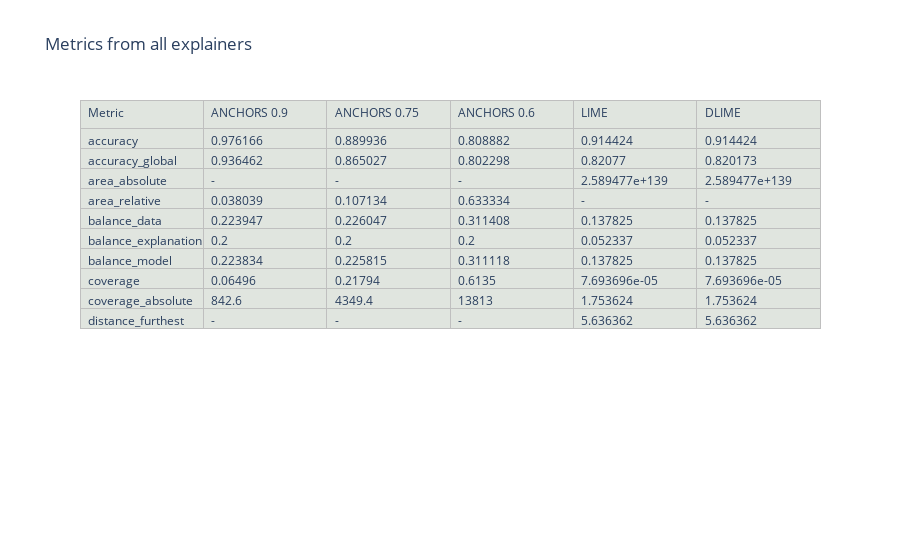
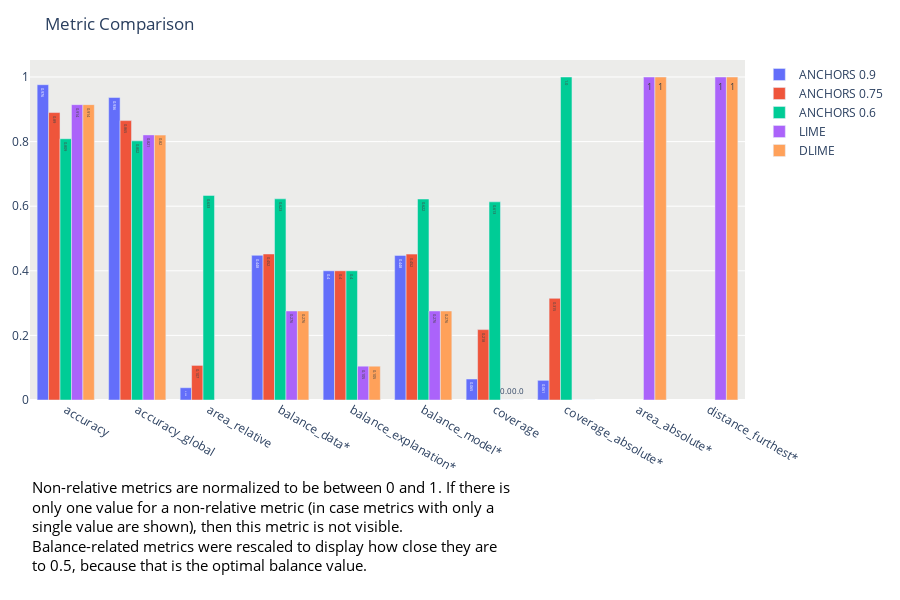
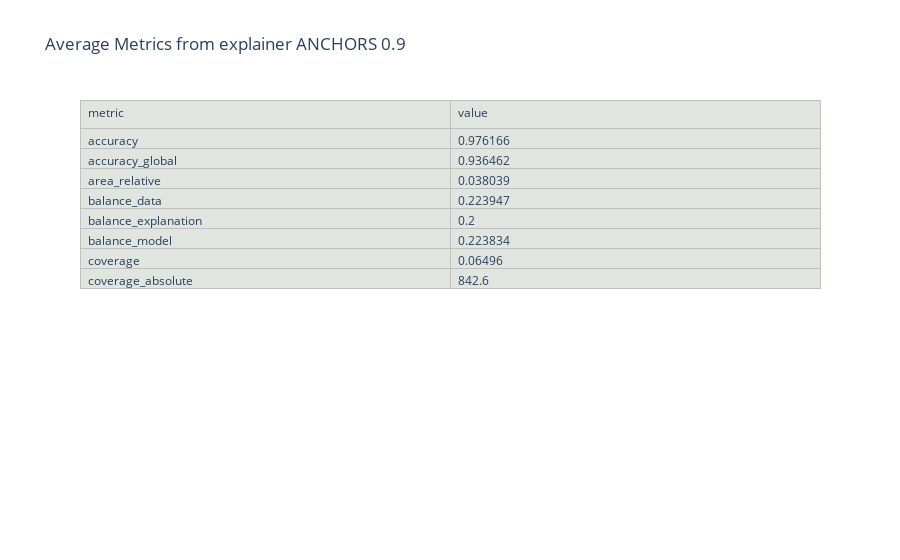
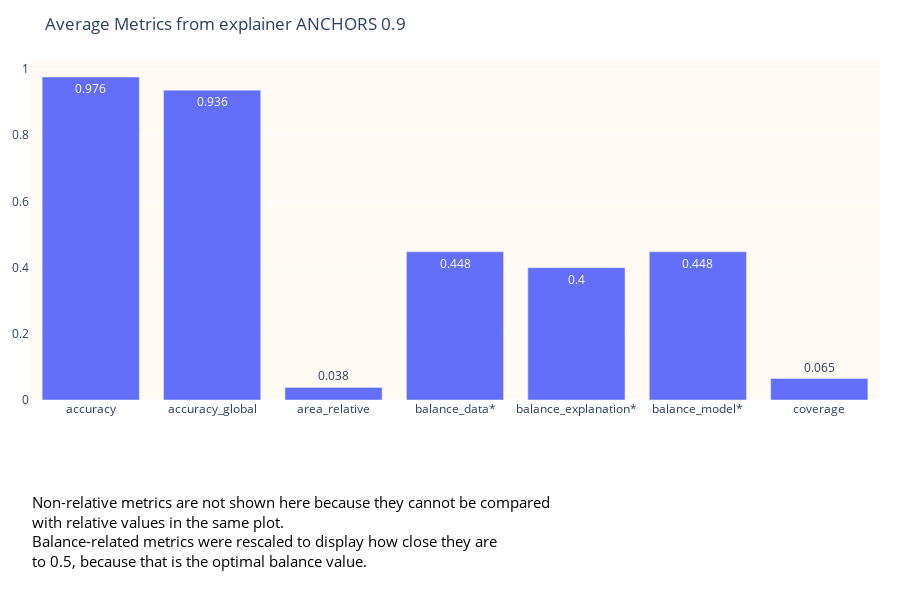

The code cell stored with these charts, in order, in its notebook:
### Markdown cell above
Visualize metrics as tables or bar charts.

### Code cell
print_metrics(metric_data, plot='table', show_metric_with_one_value=True)
print_metrics(metric_data, plot='bar', show_metric_with_one_value=False)
print_metrics(metric_data, explainer='ANCHORS 0.9')
print_metrics(metric_data, plot="bar", explainer='ANCHORS 0.9')

### Figure 1 — Plotly figure (JSON) as saved in the notebook; plotly's stock layout.template omitted (floating-point values rounded to 4 significant figures)
{"data": [{"cells": {"align": "left", "fill": {"color": "#e0e5df"}, "line": {"color": "#bfbfbf"}, "values": [["accuracy", "accuracy_global", "area_absolute", "area_relative", "balance_data", "balance_explanation", "balance_model", "coverage", "coverage_absolute", "distance_furthest"], [0.9762, 0.9365, "-", 0.03804, 0.2239, 0.2, 0.2238, 0.06496, 842.6, "-"], [0.8899, 0.865, "-", 0.1071, 0.226, 0.2, 0.2258, 0.2179, 4349.0, "-"], [0.8089, 0.8023, "-", 0.6333, 0.3114, 0.2, 0.3111, 0.6135, 13813, "-"], [0.9144, 0.8208, "2.589477e+139", "-", 0.1378, 0.05234, 0.1378, "7.693696e-05", 1.754, 5.636], [0.9144, 0.8202, "2.589477e+139", "-", 0.1378, 0.05234, 0.1378, "7.693696e-05", 1.754, 5.636]]}, "header": {"align": "left", "fill": {"color": "#e0e5df"}, "line": {"color": "#bfbfbf"}, "values": ["Metric", "ANCHORS 0.9", "ANCHORS 0.75", "ANCHORS 0.6", "LIME", "DLIME"]}, "type": "table"}], "layout": {"title": {"text": "Metrics from all explainers"}}}

### Figure 2 — Plotly figure (JSON) as saved in the notebook; plotly's stock layout.template omitted (floating-point values rounded to 4 significant figures)
{"data": [{"name": "ANCHORS 0.9", "text": ["0.976", "0.936", "0.038", "0.448", "0.4", "0.448", "0.065", "0.061"], "textposition": "auto", "type": "bar", "x": ["accuracy", "accuracy_global", "area_relative", "balance_data*", "balance_explanation*", "balance_model*", "coverage", "coverage_absolute*"], "y": [0.9762, 0.9365, 0.03804, 0.4479, 0.4, 0.4477, 0.06496, 0.06088]}, {"name": "ANCHORS 0.75", "text": ["0.89", "0.865", "0.107", "0.452", "0.4", "0.452", "0.218", "0.315"], "textposition": "auto", "type": "bar", "x": ["accuracy", "accuracy_global", "area_relative", "balance_data*", "balance_explanation*", "balance_model*", "coverage", "coverage_absolute*"], "y": [0.8899, 0.865, 0.1071, 0.4521, 0.4, 0.4516, 0.2179, 0.3148]}, {"name": "ANCHORS 0.6", "text": ["0.809", "0.802", "0.633", "0.623", "0.4", "0.622", "0.613", "1.0"], "textposition": "auto", "type": "bar", "x": ["accuracy", "accuracy_global", "area_relative", "balance_data*", "balance_explanation*", "balance_model*", "coverage", "coverage_absolute*"], "y": [0.8089, 0.8023, 0.6333, 0.6228, 0.4, 0.6222, 0.6135, 1]}, {"name": "LIME", "text": ["0.914", "0.821", "1", "0.276", "0.105", "0.276", "0.0", "0.0", "1"], "textposition": "auto", "type": "bar", "x": ["accuracy", "accuracy_global", "area_absolute*", "balance_data*", "balance_explanation*", "balance_model*", "coverage", "coverage_absolute*", "distance_furthest*"], "y": [0.9144, 0.8208, 1, 0.2756, 0.1047, 0.2756, 7.694e-05, 0, 1]}, {"name": "DLIME", "text": ["0.914", "0.82", "1", "0.276", "0.105", "0.276", "0.0", "0.0", "1"], "textposition": "auto", "type": "bar", "x": ["accuracy", "accuracy_global", "area_absolute*", "balance_data*", "balance_explanation*", "balance_model*", "coverage", "coverage_absolute*", "distance_furthest*"], "y": [0.9144, 0.8202, 1, 0.2756, 0.1047, 0.2756, 7.694e-05, 0, 1]}], "layout": {"annotations": [{"align": "left", "font": {"color": "black", "size": 15}, "showarrow": false, "text": "Non-relative metrics are normalized to be between 0 and 1. If there is<br>only one value for a non-relative metric (in case metrics with only a<br>single value are shown), then this metric is not visible.<br>Balance-related metrics were rescaled to display how close they are<br>to 0.5, because that is the optimal balance value.", "textangle": 0, "x": 0, "xanchor": "left", "xref": "paper", "y": -0.52, "yref": "paper"}], "barmode": "group", "height": 600, "margin": {"b": 200, "l": 20, "r": 20, "t": 60}, "plot_bgcolor": "#ececea", "title": {"text": "Metric Comparison"}}}

### Figure 3 — Plotly figure (JSON) as saved in the notebook; plotly's stock layout.template omitted (floating-point values rounded to 4 significant figures)
{"data": [{"cells": {"align": "left", "fill": {"color": "#e0e5df"}, "line": {"color": "#bfbfbf"}, "values": [["accuracy", "accuracy_global", "area_relative", "balance_data", "balance_explanation", "balance_model", "coverage", "coverage_absolute"], [0.9762, 0.9365, 0.03804, 0.2239, 0.2, 0.2238, 0.06496, 842.6]]}, "header": {"align": "left", "fill": {"color": "#e0e5df"}, "line": {"color": "#bfbfbf"}, "values": ["metric", "value"]}, "type": "table"}], "layout": {"title": {"text": "Average Metrics from explainer ANCHORS 0.9"}}}

### Figure 4 — Plotly figure (JSON) as saved in the notebook; plotly's stock layout.template omitted (floating-point values rounded to 4 significant figures)
{"data": [{"text": ["0.976", "0.936", "0.038", "0.448", "0.4", "0.448", "0.065"], "textposition": "auto", "type": "bar", "x": ["accuracy", "accuracy_global", "area_relative", "balance_data*", "balance_explanation*", "balance_model*", "coverage"], "y": [0.9762, 0.9365, 0.03804, 0.4479, 0.4, 0.4477, 0.06496]}], "layout": {"annotations": [{"align": "left", "font": {"color": "black", "size": 15}, "showarrow": false, "text": "Non-relative metrics are not shown here because they cannot be compared<br>with relative values in the same plot.<br>Balance-related metrics were rescaled to display how close they are<br>to 0.5, because that is the optimal balance value.", "textangle": 0, "x": 0, "xanchor": "left", "xref": "paper", "y": -0.51, "yref": "paper"}], "height": 600, "margin": {"b": 200, "l": 20, "r": 20, "t": 60}, "plot_bgcolor": "#fffaf4", "title": {"text": "Average Metrics from explainer ANCHORS 0.9"}}}
